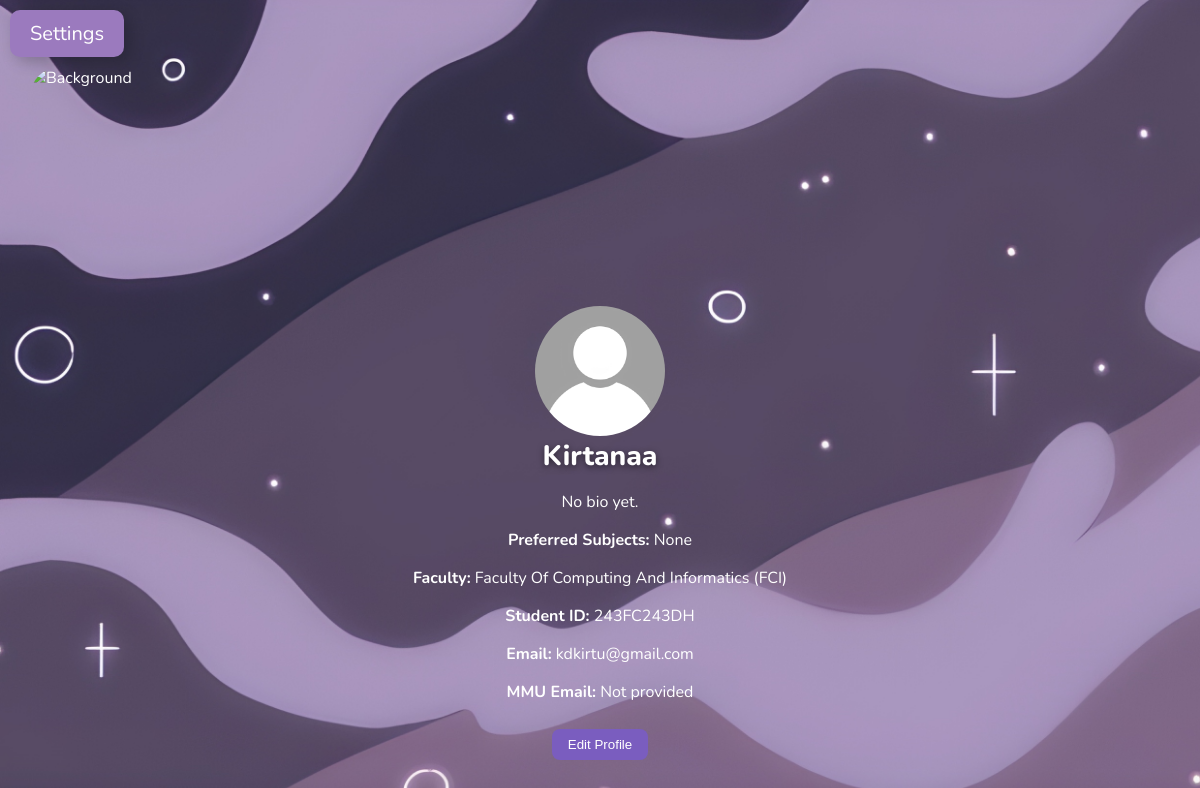
The app's page /display_profile/23 (signed in), older data.
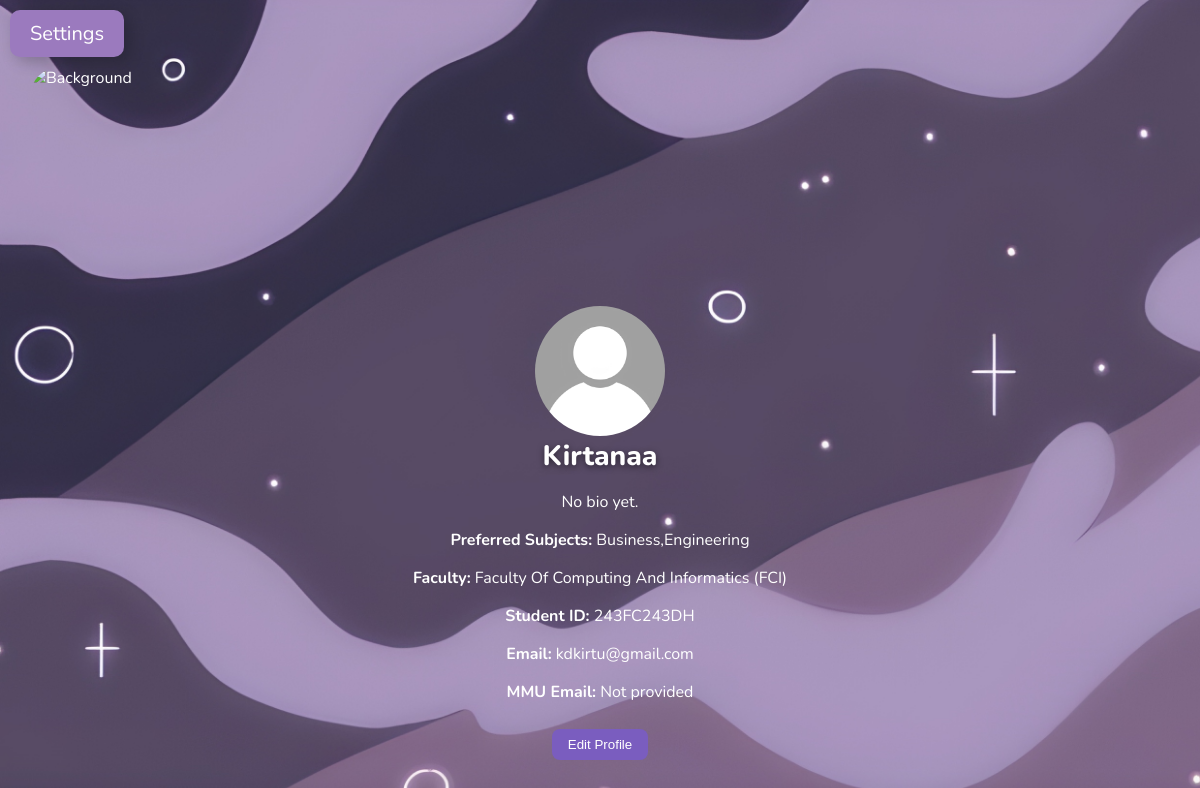
The same page, newer data.
### app.py (models this page shows)
class User(db.Model):
    id = db.Column(db.Integer, primary_key=True)
    username = db.Column(db.String(100), unique=True, nullable=False)
    password = db.Column(db.String(100), nullable=False)
    faculty = db.Column(db.String(100), nullable=False)
    student_id = db.Column(db.String(100), unique=True, nullable=False)
    user_email = db.Column(db.String(100), unique=True, nullable=False)
    mmu_email = db.Column(db.String(100), unique=True, nullable=True)
    bio = db.Column(db.Text, nullable=True)
    avatar = db.Column(db.String(200), nullable=True)
    background = db.Column(db.String(200), nullable=True)
    preferred_subjects = db.Column(db.String(100), nullable=True)
    verified = db.Column(db.Boolean, default=False)
    status = db.Column(db.String(20), default='active')
    created_at = db.Column(db.DateTime, default=datetime.utcnow)
    admin = db.Column(db.Boolean, default=False)
    mmu_email_updated_at = db.Column(db.DateTime, nullable=True)

### app.py (the view)
@app.route("/display_profile/<int:user_id>")
def display_profile(user_id):
    if "user_id" not in session:
        return redirect(url_for("login", next=request.url))
    user = User.query.get(user_id)
    if not user:
        return "User not found", 404
    avatar = user.avatar or "img/default_avatar.jpg"
    background = user.background or "default_bg.jpg"
    bio = user.bio or ""
    return render_template("display_profile.html",
                           user=user,
                           avatar=avatar,
                           background=background,
                           bio=bio)

### templates/display_profile.html (shortened to what this page needs)
<!DOCTYPE html>
<html>
<head>
    <link rel="stylesheet" href="{{ url_for('static', filename='Style.css') }}">
</head>
<body>
    <label for="menu-toggle" class="openbtn">Settings</label>
    <div class="profile-cover">
        <img src="{{ url_for('static', filename=background) }}" alt="Background" class="profile-background">
        <div class="profile-avatar">
            <img src="{{ url_for('static', filename=avatar) }}" alt="Avatar">
        </div>
    </div>
    <div class="profile-info">
        <h1>{{ user.username }}</h1>
        <p class="profile-bio">{{ bio or 'No bio yet.' }}</p>
        <p><strong>Preferred Subjects:</strong>
            {% if user.preferred_subjects %}
                {{ user.preferred_subjects }}
            {% else %}
                None
            {% endif %}
        </p>
        <p><strong>Faculty:</strong> {{ user.faculty }}</p>
        <p><strong>Student ID:</strong> {{ user.student_id }}</p>
        <p><strong>Email:</strong> {{ user.user_email }}</p>
        <p><strong>MMU Email:</strong> {{ user.mmu_email or 'Not provided' }}</p>
        {% if session['user_id'] == user.id %}
            <div class="edit-profile-btn">
                <a href="{{ url_for('edit_profile', user_id=user.id) }}">
                    <button type="button">Edit Profile</button>
                </a>
            </div>
        {% endif %}
    </div>
</body>
</html>

Row changes from the older to the newer data that the page shows:
changed User "Kirtanaa": preferred_subjects (not shown) → "Business,Engineering"
Text that changed along with them:
text no longer shown: "None"
